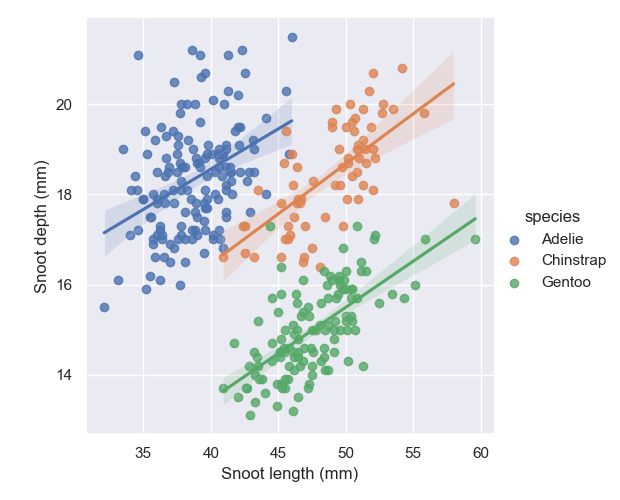

Python code for this plot:
import seaborn as sns
sns.set_theme()

# Load the penguins dataset
penguins = sns.load_dataset("penguins")

# Plot sepal width as a function of sepal_length across days
g = sns.lmplot(
    data=penguins,
    x="bill_length_mm", y="bill_depth_mm", hue="species",
    height=5
)

# Use more informative axis labels than are provided by default
g.set_axis_labels("Snoot length (mm)", "Snoot depth (mm)")
